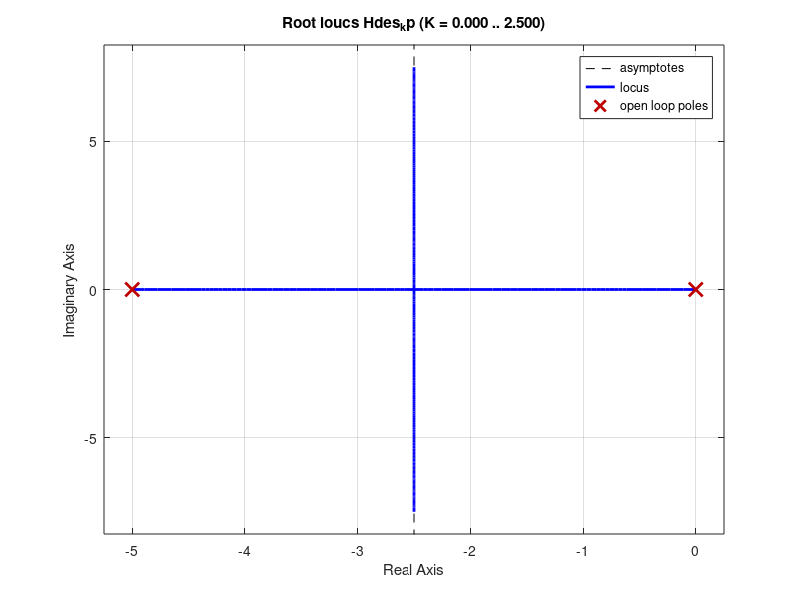

Write MATLAB code to recreate this figure. (Note: this script raises an error after producing the figure.)
%% I) a = 1; kp: 0.5 -> 2

Hdes_kp = tf(25,[1,5,0]);

figure
rlocus(Hdes_kp), hold on

kp_interval = 0.5:0.1:2;

rlocus(Hdes_kp,kp_interval,'x'), title('a = 1; kp: 0.5 -> 2')

%% II) kp = 1; a: 0.5 -> 2

Hdes_a = tf([1,5,0],[1,5,25,25]);

figure
rlocus(Hdes_a), hold on

a_interval = 0.5:0.1:2;

rlocus(Hdes_a,a_interval,'x'), title('kp = 1; a: 0.5 -> 2')

%% III) a = 1; kp: 0.5 -> 2

Hdes_kp = tf([4,25],[1,1,0]);

figure
rlocus(Hdes_kp), hold on

kp_interval = 0.5:0.1:2;

rlocus(Hdes_kp,kp_interval,'x'), title('a = 1; kp: 0.5 -> 2')

%% IV) kp = 1; a: 0.5 -> 2

Hdes_a = tf([1,0],[1,4,25]);

figure
rlocus(Hdes_a), hold on

a_interval = 0.5:0.1:2;

rlocus(Hdes_a,a_interval,'x'), title('kp = 1; a: 0.5 -> 2')

%% pentru circuitul prezentat
% am ales R5/R4 = R3/R2 = 1
%% I) R6 = 10, R3 = 10, C2 = 0.01, C1 variabil

C2 = 0.01; R6 = 10; R3 = 10;
C1_interval = 0.01 : 0.1 : 1;
Hdes = tf(1,[R6*R3*C2,R6,0]);
figure,rlocus(Hdes), hold on, rlocus(Hdes,C1_interval,'x');

%% II) R6 = 10, R3 = 10, C2 = 0.1, C1 variabil

C2 = 0.1; R6 = 10; R3 = 10;
C1_interval = 0.01 : 0.1 : 1;
Hdes = tf(1,[R6*R3*C2,R6,0]);
figure,rlocus(Hdes), hold on, rlocus(Hdes,C1_interval,'x');

%% III) R6 = 10, R3 = 10, C2 = 1, C1 variabil

C2 = 1; R6 = 10; R3 = 10;
C1_interval = 0.01 : 0.1 : 1;
Hdes = tf(1,[R6*R3*C2,R6,0]);
figure,rlocus(Hdes), hold on, rlocus(Hdes,C1_interval,'x');

%% IV) R6 = 10, R3 = 10, C1 = 0.01, C2 variabil

C1 = 0.01; R6 = 10; R3 = 10;
C2_interval = 0.01 : 0.1 : 1;
Hdes = tf([R6*C1,1],[R6*R3*C1,0,0]);
figure,rlocus(Hdes), hold on, rlocus(Hdes,C2_interval,'x');

%% V) R6 = 10, R3 = 10, C1 = 0.1, C2 variabil

C1 = 0.1; R6 = 10; R3 = 10;
C2_interval = 0.01 : 0.1 : 1;
Hdes = tf([R6*C1,1],[R6*R3*C1,0,0]);
figure,rlocus(Hdes), hold on, rlocus(Hdes,C2_interval,'x');

%% VI) R6 = 10, R3 = 10, C1 = 1, C2 variabil

C1 = 1; R6 = 10; R3 = 10;
C2_interval = 0.01 : 0.1 : 1;
Hdes = tf([R6*C1,1],[R6*R3*C1,0,0]);
figure,rlocus(Hdes), hold on, rlocus(Hdes,C2_interval,'x');

%% VII) R3 = 10, C1 = C2 = 0.01, R6 variabil

C1 = 0.01; C2 = 0.01; R3 = 10; 
R6_interval = 1 : 0.1 : 10;
Hdes = tf(1,[R3*C1*C2,C1,0]);
figure,rlocus(Hdes), hold on, rlocus(Hdes,R6_interval,'x');

%% VIII) R3 = 10, C1 = C2 = 0.1, R6 variabil

C1 = 0.1; C2 = 0.1; R3 = 10; 
R6_interval = 1 : 0.1 : 10;
Hdes = tf(1,[R3*C1*C2,C1,0]);
figure,rlocus(Hdes), hold on, rlocus(Hdes,R6_interval,'x');

%% IX) R3 = 10, C1 = C2 = 1, R6 variabil

C1 = 1; C2 = 1; R3 = 10; 
R6_interval = 1 : 0.1 : 10;
Hdes = tf(1,[R3*C1*C2,C1,0]);
figure,rlocus(Hdes), hold on, rlocus(Hdes,R6_interval,'x');

%% X) R6 = 10, C1 = C2 = 0.01, R3 variabil

R6 = 10; C1 = 0.01; C2 = 0.01;
R3_interval = 1: 0.1 : 10;
Hdes = tf([R6*C1,1],[R6*C2*C1,0,0]);
figure,rlocus(Hdes), hold on, rlocus(Hdes,R3_interval,'x');

%% XI) R6 = 10, C1 = C2 = 0.1, R3 variabil

R6 = 10; C1 = 0.1; C2 = 0.1;
R3_interval = 1: 0.1 : 10;
Hdes = tf([R6*C1,1],[R6*C2*C1,0,0]);
figure,rlocus(Hdes), hold on, rlocus(Hdes,R3_interval,'x');

%% XII) R6 = 10, C1 = C2 = 1, R3 variabil

R6 = 10; C1 = 1; C2 = 1;
R3_interval = 1: 0.1 : 10;
Hdes = tf([R6*C1,1],[R6*C2*C1,0,0]);
figure,rlocus(Hdes), hold on, rlocus(Hdes,R3_interval,'x');
